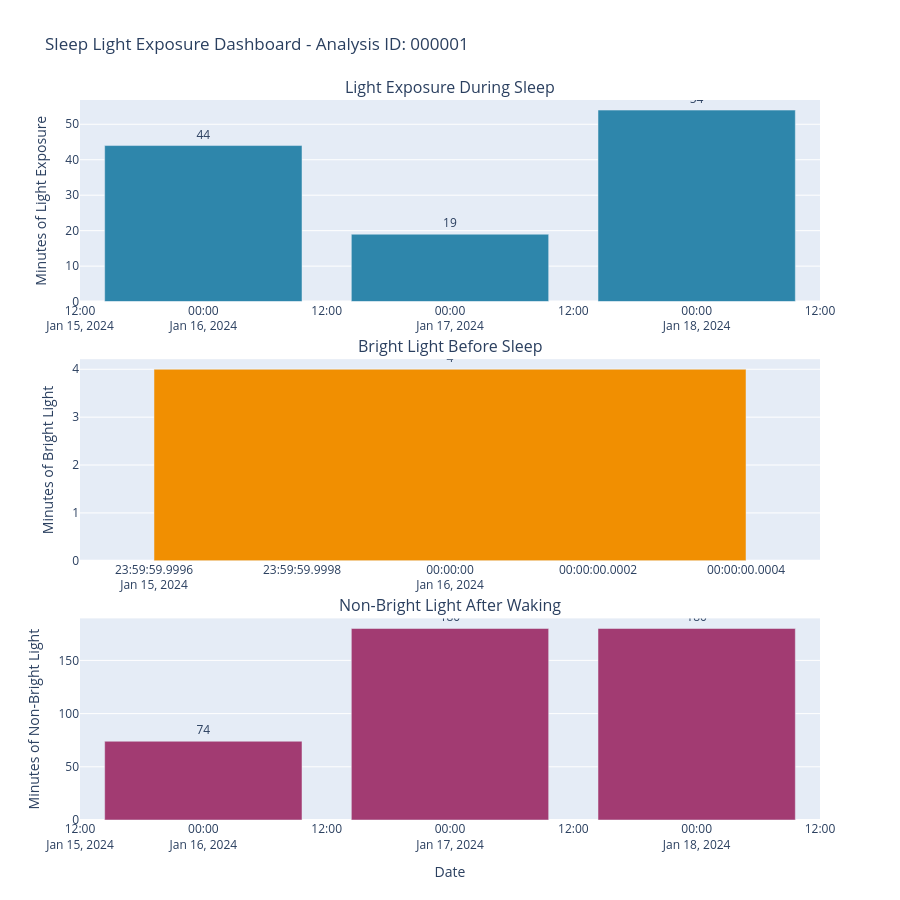

Notebook code cell kept with this figure:
### Code cell
# 📊 INTERACTIVE DASHBOARD FOR ID 000001
print("📊 CREATING INTERACTIVE DASHBOARD FOR ID: 000001")
print("=" * 55)

# Create interactive dashboard
fig_dashboard = plot_sleep_light_exposure_metrics(db, '000001', plot_type='dashboard')

if fig_dashboard:
    print("✅ Interactive dashboard created successfully!")
    print("💡 The dashboard provides hover information and interactive features")

### Figure 1 — Plotly figure (JSON) as saved in the notebook; plotly's stock layout.template omitted (floating-point values rounded to 4 significant figures)
{"data": [{"hovertemplate": "<b>%{x}</b><br>%{y} minutes<extra></extra>", "marker": {"color": "#2E86AB"}, "name": "Light Exposure During Sleep", "text": [44, 19, 54], "textposition": "outside", "type": "bar", "x": ["2024-01-16T00:00:00", "2024-01-17T00:00:00", "2024-01-18T00:00:00"], "xaxis": "x", "y": [44, 19, 54], "yaxis": "y"}, {"hovertemplate": "<b>%{x}</b><br>%{y} minutes<extra></extra>", "marker": {"color": "#F18F01"}, "name": "Bright Light Before Sleep", "text": [4], "textposition": "outside", "type": "bar", "x": ["2024-01-16T00:00:00"], "xaxis": "x2", "y": [4], "yaxis": "y2"}, {"hovertemplate": "<b>%{x}</b><br>%{y} minutes<extra></extra>", "marker": {"color": "#A23B72"}, "name": "Non-Bright Light After Waking", "text": [74, 180, 180], "textposition": "outside", "type": "bar", "x": ["2024-01-16T00:00:00", "2024-01-17T00:00:00", "2024-01-18T00:00:00"], "xaxis": "x3", "y": [74, 180, 180], "yaxis": "y3"}], "layout": {"annotations": [{"font": {"size": 16}, "showarrow": false, "text": "Light Exposure During Sleep", "x": 0.5, "xanchor": "center", "xref": "paper", "y": 1, "yanchor": "bottom", "yref": "paper"}, {"font": {"size": 16}, "showarrow": false, "text": "Bright Light Before Sleep", "x": 0.5, "xanchor": "center", "xref": "paper", "y": 0.64, "yanchor": "bottom", "yref": "paper"}, {"font": {"size": 16}, "showarrow": false, "text": "Non-Bright Light After Waking", "x": 0.5, "xanchor": "center", "xref": "paper", "y": 0.28, "yanchor": "bottom", "yref": "paper"}], "height": 900, "showlegend": false, "title": {"text": "Sleep Light Exposure Dashboard - Analysis ID: 000001"}, "xaxis": {"anchor": "y", "domain": [0, 1]}, "xaxis2": {"anchor": "y2", "domain": [0, 1]}, "xaxis3": {"anchor": "y3", "domain": [0, 1], "title": {"text": "Date"}}, "yaxis": {"anchor": "x", "domain": [0.72, 1], "title": {"text": "Minutes of Light Exposure"}}, "yaxis2": {"anchor": "x2", "domain": [0.36, 0.64], "title": {"text": "Minutes of Bright Light"}}, "yaxis3": {"anchor": "x3", "domain": [0, 0.28], "title": {"text": "Minutes of Non-Bright Light"}}}}
